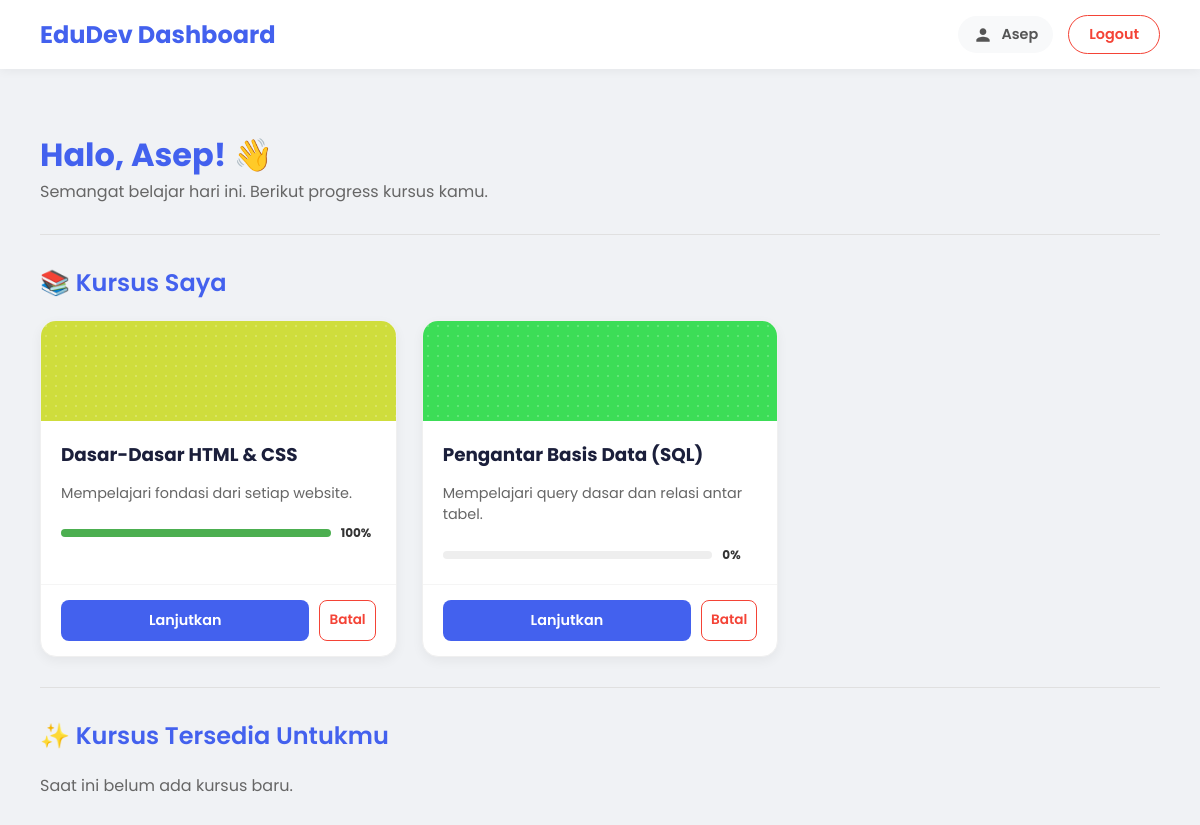
The app's page /dashboard.php (signed in) with its own data.
### tables this page shows
CREATE TABLE IF NOT EXISTS `courses` (
  `id` int NOT NULL AUTO_INCREMENT,
  `judul` varchar(255) NOT NULL,
  `deskripsi` text,
  PRIMARY KEY (`id`)
);

### dashboard.php (the view, shortened to what this page needs)
<?php
include 'db_config.php';
$user_id = $_SESSION['user_id'];
$nama_lengkap = $_SESSION['nama_lengkap'];
$sql_all = "
    SELECT c.id, c.judul, c.deskripsi, e.user_id IS NOT NULL AS is_enrolled,
    (SELECT COUNT(id) FROM modules WHERE course_id = c.id) AS total_modules,
    (SELECT COUNT(up.module_id) FROM user_progress up JOIN modules m ON m.id = up.module_id WHERE m.course_id = c.id AND up.user_id = ? AND up.is_completed = 1) AS completed_modules
    FROM courses c LEFT JOIN enrollments e ON c.id = e.course_id AND e.user_id = ?
    ORDER BY is_enrolled DESC, c.id ASC";
$stmt = $conn->prepare($sql_all);
$stmt->bind_param("ii", $user_id, $user_id);
$stmt->execute();
$all_courses = $stmt->get_result()->fetch_all(MYSQLI_ASSOC);
$enrolled_courses = array_filter($all_courses, fn($c) => $c['is_enrolled']);
$available_courses = array_filter($all_courses, fn($c) => !$c['is_enrolled']);
?>
<!DOCTYPE html>
<html lang="id">
<head>
</head>
<body>
    <nav class="navbar">
        <a href="dashboard.php" class="nav-brand">EduDev Dashboard</a>
        <div class="nav-right">
            <a href="profile.php" class="btn-profile-nav" title="Edit Profil">
                <svg width="20" height="20" fill="currentColor" viewBox="0 0 24 24"><path d="M12 12c2.21 0 4-1.79 4-4s-1.79-4-4-4-4 1.79-4 4 1.79 4 4 4zm0 2c-2.67 0-8 1.34-8 4v2h16v-2c0-2.66-5.33-4-8-4z"/></svg>
                <span><?php echo htmlspecialchars($nama_lengkap); ?></span>
            </a>
            <a href="logout.php" class="btn-logout-nav" onclick="return confirm('Yakin ingin keluar?');">
                Logout
            </a>
        </div>
    </nav>
    <div class="container">
        <h1>Halo, <?php echo htmlspecialchars($nama_lengkap); ?>! 👋</h1>
        <p style="color: #666; margin-top: -5px;">Semangat belajar hari ini. Berikut progress kursus kamu.</p>
        <hr>
        <h2>📚 Kursus Saya</h2>
        <?php if (empty($enrolled_courses)): ?>
            <div style="text-align:center; padding: 40px; background: white; border-radius: 12px; border: 1px dashed #ccc;">
                <p style="color: #888;">Kamu belum mengambil kursus apapun.</p>
                <a href="#available" style="color: var(--primary-color); font-weight:600;">Lihat Kursus Tersedia</a>
            </div>
        <?php else: ?>
            <div class="course-list">
                <?php foreach ($enrolled_courses as $course):
                    $progress = ($course['total_modules'] > 0) ? round(($course['completed_modules'] / $course['total_modules']) * 100) : 0;
                    $header_bg = 'hsl(' . (($course['id'] * 65) % 360) . ', 70%, 55%)';
                ?>
                <div class="course-card">
                    <div class="card-header" style="background-color: <?php echo $header_bg; ?>;"></div>
                    <div class="card-content">
                        <h3><?php echo htmlspecialchars($course['judul']); ?></h3>
                        <p><?php echo htmlspecialchars($course['deskripsi']); ?></p>
                        <div class="progress-container">
                            <div class="progress-bar"><div class="progress-bar-fill" style="width: <?php echo $progress; ?>%;"></div></div>
                            <span class="progress-text"><?php echo $progress; ?>%</span>
                        </div>
                    </div>
                    <div class="card-actions">
                        <a href="course_detail.php?id=<?php echo $course['id']; ?>" class="btn btn-primary">Lanjutkan</a>
                        <a href="dashboard.php?action=unenroll&course_id=<?php echo $course['id']; ?>" onclick="return confirm('Yakin ingin berhenti?');" class="btn btn-outline-danger"><i class="fas fa-trash"></i> Batal</a>
                    </div>
                </div>
                <?php endforeach; ?>
            </div>
        <?php endif; ?>
        <hr>
        <h2 id="available">✨ Kursus Tersedia Untukmu</h2>
        <?php if (empty($available_courses)): ?>
            <p style="color: #666;">Saat ini belum ada kursus baru.</p>
        <?php endif; ?>
    </div>
</body>
</html>

### dashboard.php (style rules this page uses)
:root { --primary-color: #4361ee; --primary-dark: #2f45c5; --secondary-color: #f0f3ff; --text-color: #333; --success-color: #4CAF50; --danger-color: #f44336; --bg-color: #f0f2f5; --white: #ffffff; }
body { font-family: 'Poppins', sans-serif; background-color: var(--bg-color); color: var(--text-color); margin: 0; padding: 0; }
.navbar { background-color: var(--white); padding: 15px 40px; display: flex; justify-content: space-between; align-items: center; box-shadow: 0 2px 10px rgba(0,0,0,0.05); position: fixed; top: 0; width: 100%; box-sizing: border-box; z-index: 1000; }
.nav-brand { font-size: 1.5rem; font-weight: 700; color: var(--primary-color); text-decoration: none; }
.nav-right { display: flex; align-items: center; gap: 15px; }
.btn-profile-nav { display: flex; align-items: center; gap: 8px; text-decoration: none; color: #555; font-weight: 600; font-size: 0.9rem; padding: 8px 15px; border-radius: 50px; transition: 0.3s; background-color: #f8f9fa; }
.btn-logout-nav { text-decoration: none; color: var(--danger-color); font-weight: 600; font-size: 0.9rem; padding: 8px 20px; border: 1px solid var(--danger-color); border-radius: 50px; transition: 0.3s; }
.container { padding: 20px 40px; margin-top: 90px; max-width: 1200px; margin-left: auto; margin-right: auto; }
h1 { color: var(--primary-color); font-weight: 700; margin-bottom: 5px; }
h2 { color: var(--primary-color); font-weight: 600; margin-top: 30px; margin-bottom: 20px; }
hr { border: 0; height: 1px; background: #e0e0e0; margin: 30px 0; }
.course-list { display: grid; grid-template-columns: repeat(auto-fill, minmax(320px, 1fr)); gap: 25px; }
.course-card { background-color: var(--white); border-radius: 16px; box-shadow: 0 4px 12px rgba(0, 0, 0, 0.05); overflow: hidden; display: flex; flex-direction: column; transition: transform 0.3s, box-shadow 0.3s; border: 1px solid #f0f0f0; }
.card-header { height: 100px; background-color: var(--primary-color); position: relative; }
.card-header::after { content: ''; position: absolute; top:0; left:0; width:100%; height:100%; background-image: radial-gradient(rgba(255,255,255,0.2) 1px, transparent 1px); background-size: 10px 10px; }
.card-content { padding: 20px; flex-grow: 1; }
.card-content h3 { margin-top: 0; font-size: 1.15em; font-weight: 700; color: #1B1F3B; margin-bottom: 10px; }
.card-content p { font-size: 0.9em; color: #666; margin-bottom: 20px; line-height: 1.5; display: -webkit-box; -webkit-line-clamp: 2; -webkit-box-orient: vertical; overflow: hidden; }
.progress-container { display: flex; align-items: center; margin-top: auto; }
.progress-bar { background-color: #eee; border-radius: 50px; height: 8px; width: 100%; overflow: hidden; }
.progress-bar-fill { background-color: var(--success-color); height: 100%; transition: width 0.6s ease; }
.progress-text { font-size: 0.75em; font-weight: 700; color: #333; margin-left: 10px; min-width: 35px; }
.card-actions { padding: 15px 20px; border-top: 1px solid #f5f5f5; display: flex; gap: 10px; }
.btn { text-decoration: none; padding: 10px; border-radius: 8px; font-size: 0.9em; font-weight: 600; text-align: center; transition: 0.2s; display: block; }
.btn-primary { background-color: var(--primary-color); color: white; flex: 1; }
.btn-outline-danger { border: 1px solid var(--danger-color); color: var(--danger-color); background: transparent; padding: 9px; font-size: 0.85em; }

### records on screen
courses: judul "Dasar-Dasar HTML & CSS", deskripsi "Mempelajari fondasi dari setiap website.", progress "100"
courses: judul "Pengantar Basis Data (SQL)", deskripsi "Mempelajari query dasar dan relasi antar tabel.", progress "0"

### other values on screen
$nama_lengkap "Asep"
